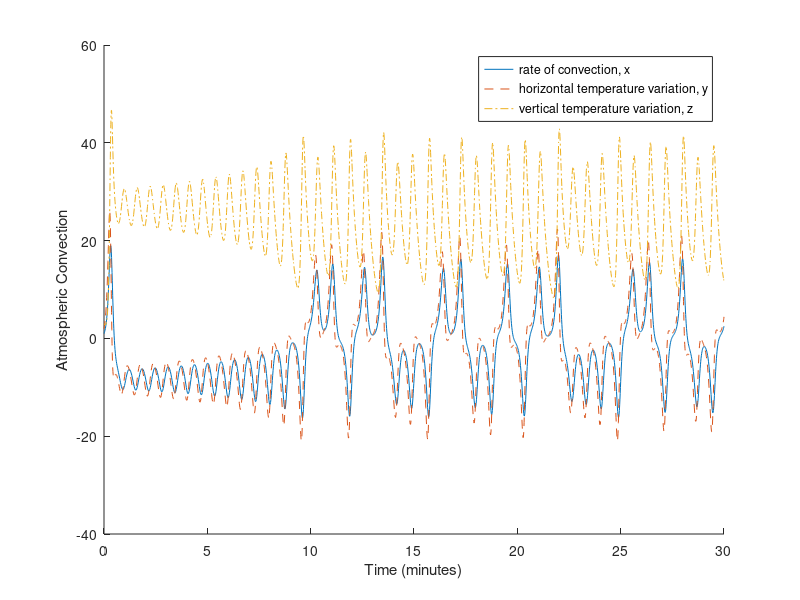
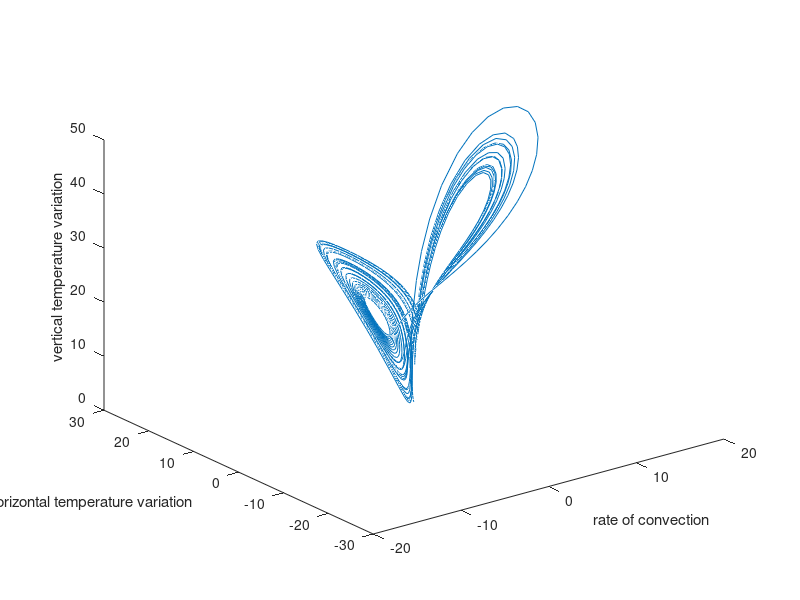

These charts were generated, in order, by the following MATLAB code:
% Solves the differential equations of a Lorenz system.
% Precondition: n/a.
% Postcondition: the solutions have been plotted.

function res = ex10_2()
    % set the parameters
    t = 0;
    x = 1;
    y = 2;
    z = 3;
    tspan = [0, 30];

    % test the rate function
    % res = rate_func(t, [x; y; z]);

    % solve ODE
    [T, M] = ode45(@rate_func, tspan, [x y z]);

    % plot the results with respect to time
    X = M(:, 1);
    Y = M(:, 2);
    Z = M(:, 3);
    figure;
    hold on;
    plot(T, X, '-');
    plot(T, Y, '--');
    plot(T, Z, '-.');
    hold off;
    xlabel('Time (minutes)');
    ylabel('Atmospheric Convection');
    legend('rate of convection, x', ...
        'horizontal temperature variation, y', ...
        'vertical temperature variation, z');

    % phase plot the trajectory
    figure;
    plot3(X, Y, Z);
    xlabel('rate of convection');
    ylabel('horizontal temperature variation');
    zlabel('vertical temperature variation');

    % phase plot animated
    % figure; comet3(X, Y, Z);
end

function res = rate_func(t, V)
    % unpack the elements of V
    x = V(1);
    y = V(2);
    z = V(3);

    % set the parameters
    sigma = 10;
    b = 8/3;
    r = 28;

    % calculate the derivatives
    dxdt = sigma*(y - x);
    dydt = x*(r - z) - y;
    dzdt = x*y - b*z;

    % pack the results
    res = [dxdt; dydt; dzdt];

end